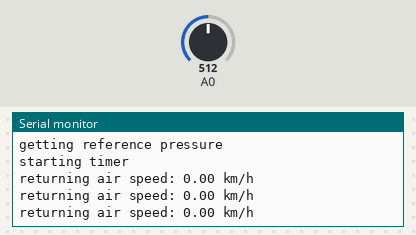
A sketch run on a simulated Arduino Uno, built with avr-gcc and run on an emulated ATmega328P. On the bench: the last lines printed to the serial monitor. The test bench sets the inputs (shaded band); at power-on: A0 = 512.

Above: at 3.2 s.
3.3 s: A0 set to 716
At 3.9 s:
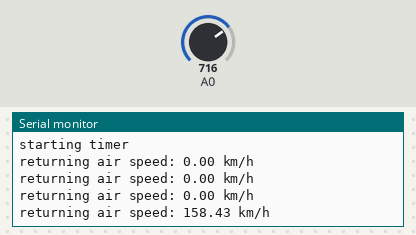
4.8 s: A0 set to 900
At 5.4 s:
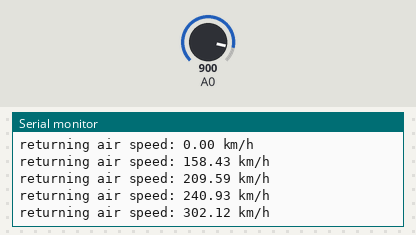
Timing chart, 0 to 7.8 s (numbered marks = the images above; inputs shaded):
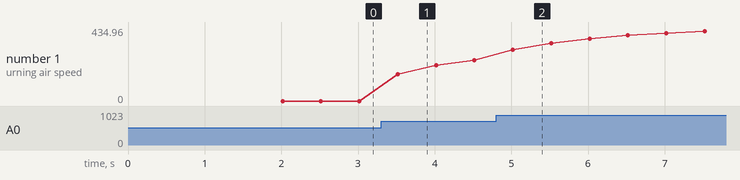

The sketch:

tube_de_pitot.ino
```cpp
//
// Airspeed - based on RBL SimpleControls app
//

// Permission is hereby granted, free of charge, to any person obtaining a copy of this software and
// associated documentation files (the "Software"), to deal in the Software without restriction, including
// without limitation the rights to use, copy, modify, merge, publish, distribute, sublicense, and/or sell
// copies of the Software, and to permit persons to whom the Software is furnished to do so, subject to the following conditions:
// - The above copyright notice and this permission notice shall be included in all copies or substantial portions of the Software.
//
// THE SOFTWARE IS PROVIDED "AS IS", WITHOUT WARRANTY OF ANY KIND, EXPRESS OR IMPLIED, INCLUDING BUT NOT LIMITED TO THE WARRANTIES
// OF MERCHANTABILITY, FITNESS FOR A PARTICULAR PURPOSE AND NONINFRINGEMENT. IN NO EVENT SHALL THE AUTHORS OR COPYRIGHT HOLDERS BE
// LIABLE FOR ANY CLAIM, DAMAGES OR OTHER LIABILITY, WHETHER IN AN ACTION OF CONTRACT, TORT OR OTHERWISE, ARISING FROM, OUT OF OR IN
// CONNECTION WITH THE SOFTWARE OR THE USE OR OTHER DEALINGS IN THE SOFTWARE.
//

//"services.h/spi.h/boards.h" is needed in every new project
#include <SPI.h>
//#include <boards.h>
#include <TimerOne.h>

// project-specific BLE service definition
//#include <services.h>
//#include <lib_aci.h>

union long_hex {
    uint32_t lunsign;
    struct {
        uint8_t b0;
        uint8_t b1;
        uint8_t b2;
        uint8_t b3;
    } lbytes;
};

float kAirspeedRatio = 1.5191;
float kConvertMeterPerSecToKMH = 3.6;

float g_reference_pressure;
float g_air_pressure;
float g_airspeed_kmh = 0;

// fwd declare
void timerCallback();

void setup()
{
  // Enable serial debug
  Serial.begin(57600);
  Serial.print("\n*** Airspeed starting\n");

  // Init. and start BLE library.
/*  ble_begin(g_setup_msgs, NB_SETUP_MESSAGES,
     g_services_pipe_type_mapping, NUMBER_OF_PIPES,
     PIPE_UART_OVER_BTLE_UART_TX_TX, PIPE_UART_OVER_BTLE_UART_RX_RX,
     PIPE_DEVICE_INFORMATION_HARDWARE_REVISION_STRING_SET);
*/
  int seed = analogRead(0);
  randomSeed(seed);

  Serial.println("getting reference pressure");
  g_reference_pressure = analogRead(0);
  for (int i=1;i<=100;i++)
  {
    g_reference_pressure = (analogRead(0))*0.25 + g_reference_pressure*0.75;

    delay(20);
  }

  g_air_pressure = g_reference_pressure;

  Serial.println("starting timer");
  Timer1.initialize(500000);             // initialize timer1, and set a 1/2 second period
  Timer1.attachInterrupt(timerCallback); // attaches callback() as a timer interrupt
}

void timerCallback()
{
  g_air_pressure = analogRead(0)*0.25 + g_air_pressure*0.75;
  float pressure_diff = (g_air_pressure >= g_reference_pressure) ? (g_air_pressure - g_reference_pressure) : 0.0;
  float airspeed = sqrt(pressure_diff*kAirspeedRatio);
  g_airspeed_kmh = airspeed * kConvertMeterPerSecToKMH;
}

void loop()
{
  // If data is ready

        union long_hex value;

        // don't interru<pt us while we're reading the airspeed
        noInterrupts();
        float kmh = g_airspeed_kmh *5;
        interrupts();

        value.lunsign = *((uint32_t *)&kmh);

        Serial.print("returning air speed: ");
        Serial.print(kmh);
        Serial.println(" km/h");
        delay(500);

  // Allow BLE Shield to send/receive data
}
```

Measured:
- after the input at 3.3 s, the serial monitor: prints a new line after 0.22 s (image 1)
- after the input at 4.8 s, the serial monitor: prints a new line after 0.22 s (image 2)
- plotted number 1: 0 → 240.93 after the input at 3.3 s, 240.93 → 434.96 after the input at 4.8 s
